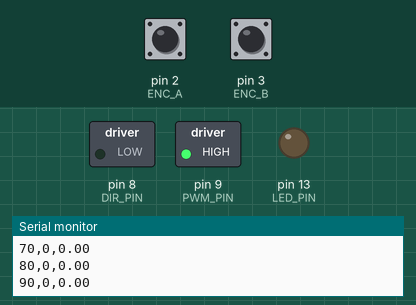
Simulated run of this sketch. Board: Arduino Uno, built with avr-gcc and run on an emulated ATmega328P. Shown: switched loads named in the sketch (green lamp = pin HIGH), output pins drawn as LEDs (lit = HIGH), the last lines printed to the serial monitor. The inputs (shaded band) are chosen by the test bench; at power-on: pin 2 (ENC_A) HIGH, pin 3 (ENC_B) HIGH.

Above: at 0.1 s.
At 5.1 s:
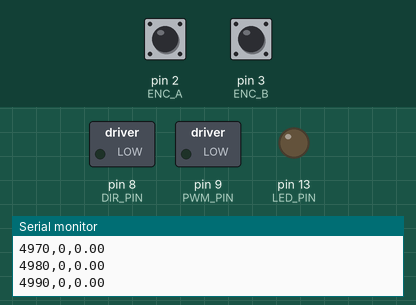
Timing chart, 0 to 6.6 s (numbered marks = the images above):
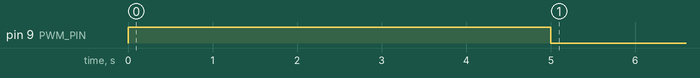

Measured:
- by itself, pin 9 (PWM_PIN): HIGH → LOW at 5.0 s

The sketch:

Quad_Encoder_Measurements.ino
```cpp
// Pin Definitions
#define SENSOR_PIN 0
#define DIR_PIN    8 //2
#define PWM_PIN    9 //3
#define LED_PIN    13

// Encoder Definitions
#define ENC_A 2 //28
#define ENC_B 3 //19
#define CPR   48.0  // counts per revolution:

// Write Cutoff Time (ms)
#define CUTOFF_TIME 5000

// Delays
#define SERIAL_WRITE_DELAY 10

// Variable Declarations
long encodercount = 0;
unsigned long SerialWriteRuntime = 0;

int pwmSpeed = 255;
int motorDirection = 0;
int isStopped = 0;

///////////
// Setup //
///////////
void setup() {
  // Initialize pins
  pinMode(SENSOR_PIN,INPUT);
  pinMode(ENC_A,INPUT);
  pinMode(ENC_B,INPUT);

  pinMode(DIR_PIN,OUTPUT);
  pinMode(PWM_PIN,OUTPUT);
  pinMode(LED_PIN,OUTPUT);

  // Initialize interrupts for encoder readings
  attachInterrupt(digitalPinToInterrupt(ENC_A), handleEncoderA, CHANGE);
  attachInterrupt(digitalPinToInterrupt(ENC_B), handleEncoderB, CHANGE);

  // Start motor
  digitalWrite(DIR_PIN,motorDirection);
  analogWrite(PWM_PIN,pwmSpeed);

  // Start serial connection
  Serial.begin(250000);
  Serial.println("Time (ms), Encoder Ticks, Angle (rad)");
}

//////////
// Loop //
//////////
void loop() {
  // Take a lot of readings
  if(millis() >= SerialWriteRuntime && !isStopped)
  {
    SerialWriteRuntime = millis() + SERIAL_WRITE_DELAY;
    Serial.print(millis());
    Serial.print(",");
    Serial.print(encodercount);
    Serial.print(",");
    Serial.println(countsToRadians(encodercount));
    return;
  }

  // Only run/compile cutoff bit if the cutoff time is greater than 0
  #if (CUTOFF_TIME > 0)
  // Stop time
  if(millis() >= CUTOFF_TIME && isStopped == 0)
  {
    isStopped = 1;
    digitalWrite(PWM_PIN,0);
    return;
  }
  #endif
}

//////////////////////////////
// Custom defined functions //
//////////////////////////////

/*******************************************************************************
* void handleEncoderA()
*
* Encoder interrupt handler
*******************************************************************************/
void handleEncoderA()
{
  // Standard read
  int encA = digitalRead(ENC_A);
  int encB = digitalRead(ENC_B);

  encodercount += 2*(encA ^ encB) - 1;
}

/*******************************************************************************
* void handleEncoderB()
*
* Encoder interrupt handler
*******************************************************************************/
void handleEncoderB()
{
  // Standard read
  int encA = digitalRead(ENC_A);
  int encB = digitalRead(ENC_B);

  encodercount -= 2*(encA ^ encB) - 1;
}

/*******************************************************************************
* float countsToRadians(long counts)
*
* Convert encoder counts to radians
*******************************************************************************/
float countsToRadians(long counts)
{
  return float(counts)*2*PI/CPR;
}
```
